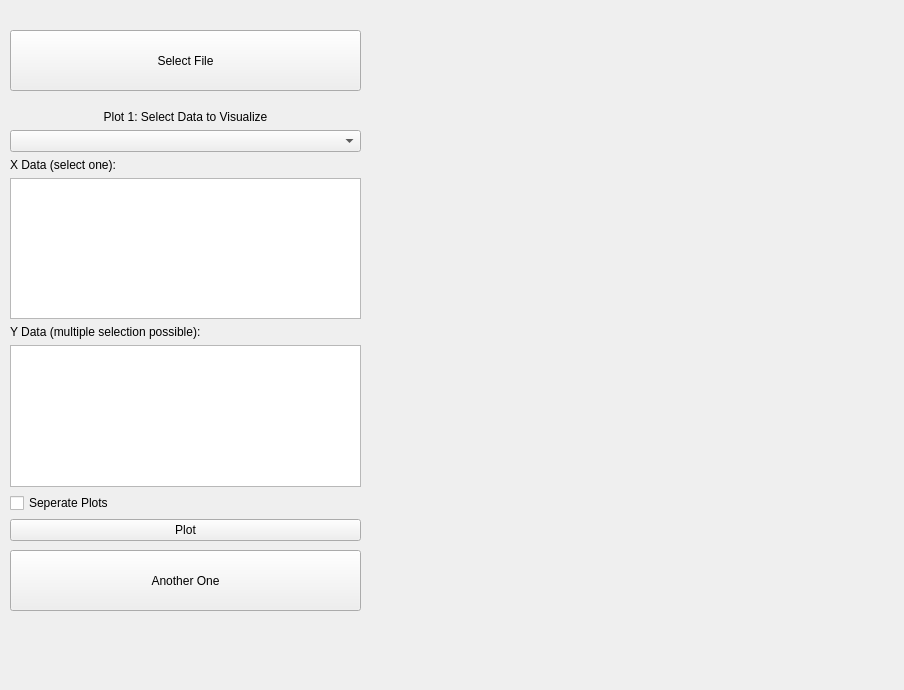
<?xml version="1.0" encoding="UTF-8"?>
<ui version="4.0">
 <class>ImportTab</class>
 <widget class="QWidget" name="ImportTab">
  <property name="geometry">
   <rect>
    <x>0</x>
    <y>0</y>
    <width>904</width>
    <height>690</height>
   </rect>
  </property>
  <property name="windowTitle">
   <string>Form</string>
  </property>
  <widget class="QWidget" name="verticalLayoutWidget_2">
   <property name="geometry">
    <rect>
     <x>370</x>
     <y>30</y>
     <width>521</width>
     <height>581</height>
    </rect>
   </property>
   <layout class="QVBoxLayout" name="tabTableLayout"/>
  </widget>
  <widget class="QPushButton" name="importButton">
   <property name="geometry">
    <rect>
     <x>10</x>
     <y>30</y>
     <width>351</width>
     <height>61</height>
    </rect>
   </property>
   <property name="text">
    <string>Select File</string>
   </property>
  </widget>
  <widget class="QWidget" name="verticalLayoutWidget_3">
   <property name="geometry">
    <rect>
     <x>10</x>
     <y>110</y>
     <width>351</width>
     <height>431</height>
    </rect>
   </property>
   <layout class="QVBoxLayout" name="dataSelectionLayout">
    <item>
     <widget class="QLabel" name="label">
      <property name="layoutDirection">
       <enum>Qt::LeftToRight</enum>
      </property>
      <property name="text">
       <string>Plot 1: Select Data to Visualize</string>
      </property>
      <property name="textFormat">
       <enum>Qt::RichText</enum>
      </property>
      <property name="alignment">
       <set>Qt::AlignCenter</set>
      </property>
     </widget>
    </item>
    <item>
     <widget class="QComboBox" name="FileSelectionComboBox">
      <property name="placeholderText">
       <string>Select File For Visualization</string>
      </property>
     </widget>
    </item>
    <item>
     <widget class="QLabel" name="label_2">
      <property name="layoutDirection">
       <enum>Qt::LeftToRight</enum>
      </property>
      <property name="text">
       <string>X Data (select one):</string>
      </property>
      <property name="textFormat">
       <enum>Qt::RichText</enum>
      </property>
      <property name="alignment">
       <set>Qt::AlignLeading|Qt::AlignLeft|Qt::AlignVCenter</set>
      </property>
     </widget>
    </item>
    <item>
     <widget class="QListWidget" name="xDataListWidget"/>
    </item>
    <item>
     <widget class="QLabel" name="label_3">
      <property name="layoutDirection">
       <enum>Qt::LeftToRight</enum>
      </property>
      <property name="text">
       <string>Y Data (multiple selection possible):</string>
      </property>
      <property name="textFormat">
       <enum>Qt::RichText</enum>
      </property>
      <property name="alignment">
       <set>Qt::AlignLeading|Qt::AlignLeft|Qt::AlignVCenter</set>
      </property>
     </widget>
    </item>
    <item>
     <widget class="QListWidget" name="yDataListWidget"/>
    </item>
    <item>
     <widget class="QCheckBox" name="checkBoxSeperate">
      <property name="text">
       <string>Seperate Plots</string>
      </property>
     </widget>
    </item>
    <item>
     <widget class="QPushButton" name="PlotButton">
      <property name="text">
       <string>Plot</string>
      </property>
     </widget>
    </item>
   </layout>
  </widget>
  <widget class="QPushButton" name="NewPlotButton">
   <property name="geometry">
    <rect>
     <x>10</x>
     <y>550</y>
     <width>351</width>
     <height>61</height>
    </rect>
   </property>
   <property name="text">
    <string>Another One</string>
   </property>
  </widget>
 </widget>
 <resources/>
 <connections/>
</ui>
